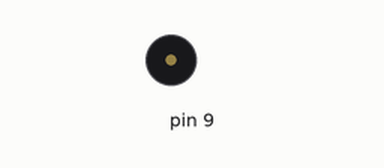
Recording of a sketch running on a simulated Arduino Uno, built with avr-gcc and run on an emulated ATmega328P. On the bench: buzzer (waves = sounding).

Above: at 1.0 s.
At 39.5 s:
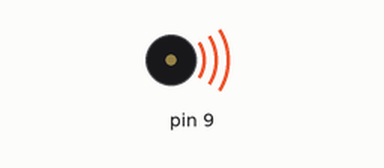
Timing chart, 0 to 44.2 s (numbered marks = the images above):
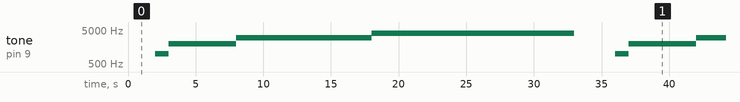

Measured:
- by itself, tone on pin 9: repeats every 34.0 s: 2000 Hz 5.0 s, 3000 Hz 10.0 s, 4000 Hz 15.0 s, silent 3.0 s, 1000 Hz 1.0 s

The sketch:

project.ino
```cpp
void setup() {
  pinMode(9,OUTPUT);


}

void loop() {
  noTone(9);
  delay(2000);
  tone(9,1000);
  delay(1000);
  tone(9,2000);
  delay(5000);
  tone(9,3000);
  delay(10000);
  tone(9,4000);
  delay(15000);
  noTone(9);
  delay(1000);


}
```
